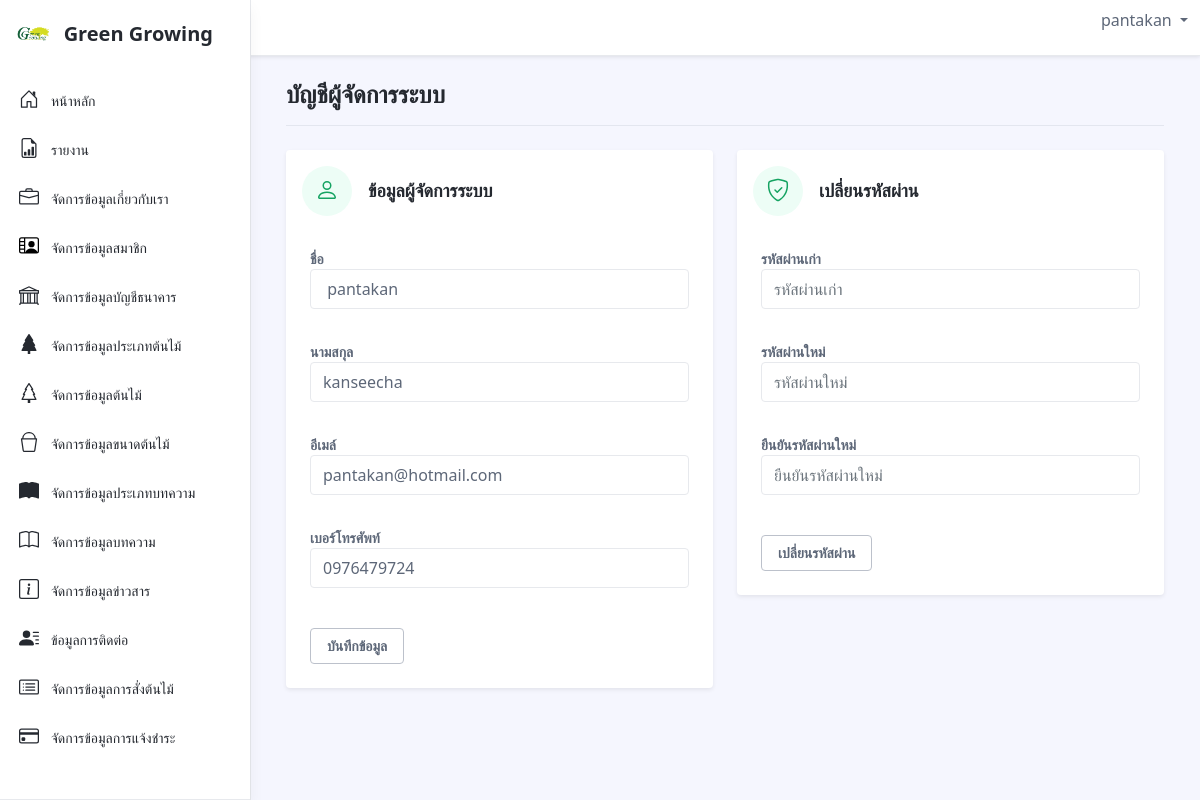
/admin/index.php?page=profile (signed in), run on the app's committed database.
### tables this page shows
CREATE TABLE `db_admin` (
  `ad_id` int(11) NOT NULL COMMENT 'รหัสผู้ใช้งาน',
  `ad_username` varchar(30) NOT NULL COMMENT 'ชื่อผู้ใช้งาน',
  `ad_password` varchar(80) NOT NULL COMMENT 'รหัสผ่าน',
  `ad_email` varchar(62) NOT NULL COMMENT 'อีเมล',
  `ad_name` varchar(100) NOT NULL COMMENT 'ชื่อ',
  `ad_lname` varchar(100) NOT NULL COMMENT 'นามสกุล',
  `ad_tel` varchar(12) NOT NULL COMMENT 'เบอร์โทรศัพท์',
  `ad_level` varchar(20) NOT NULL COMMENT 'ระดับแอดมิน'
);

### admin/profile/index.php (the view, shortened to what this page needs)
<?php
    $username = $_SESSION['user_login'];
    $sql = "SELECT * FROM db_admin WHERE ad_username = '$username'";
    $query = mysqli_query($conn, $sql);
    $result = mysqli_fetch_assoc($query);
                            ?>
<div class="row justify-content-between">
    <div class="col-auto">
        <h1 class="app-page-title mb-0">บัญชีผู้จัดการระบบ</h1>
    </div>
    <div class="col-auto">
    </div>
</div>
<hr class="mb-4">
<div class="row gy-4">
    <div class="col-12 col-lg-6">
        <form action="" method="post">
            <div class="app-card app-card-account shadow-sm d-flex flex-column align-items-start">
                <div class="app-card-header p-3 border-bottom-0">
                    <div class="row align-items-center gx-3">
                        <div class="col-auto">
                            <div class="app-icon-holder">
                            </div>
                        </div>
                        <div class="col-auto">
                            <h4 class="app-card-title">ข้อมูลผู้จัดการระบบ</h4>
                        </div>
                    </div>
                </div>
                <div class="app-card-body px-4 w-100">
                    <div class="item py-3">
                        <div class="row justify-content-between align-items-center">
                            <div class="">
                                <div class="item-label"><strong>ชื่อ</strong></div>
                                <div class="item-data"><input type="text" name="ad_name" class="form-control" value=" <?=$result['ad_name']?>"></div>
                            </div>
                        </div>
                    </div>
                    <div class="item py-3">
                        <div class="row justify-content-between align-items-center">
                            <div class="">
                                <div class="item-label"><strong>นามสกุล</strong></div>
                                <div class="item-data"><input type="text" name="ad_lname" class="form-control" value="<?=$result['ad_lname']?>"></div>
                            </div>
                        </div>
                    </div>
                    <div class="item py-3">
                        <div class="row justify-content-between align-items-center">
                            <div class="">
                                <div class="item-label"><strong>อีเมล์</strong></div>
                                <div class="item-data"><input type="text" name="ad_email" class="form-control" value="<?=$result['ad_email']?>"></div>
                            </div>
                        </div>
                    </div>
                    <div class="item py-3">
                        <div class="row justify-content-between align-items-center">
                            <div class="">
                                <div class="item-label"><strong>เบอร์โทรศัพท์</strong></div>
                                <div class="item-data"><input type="text" name="ad_tel" class="form-control" value="<?=$result['ad_tel']?>"></div>
                            </div>
                        </div>
                    </div>
                </div>
                <div class="app-card-footer p-4 mt-auto">
                    <input type="submit" class="btn app-btn-secondary" name="profile" value="บันทึกข้อมูล" />
                </div>
            </div>
        </form>
    </div>
    <div class="col-12 col-lg-6">
        <form action="" method="post">
            <div class="app-card app-card-account shadow-sm d-flex flex-column align-items-start">
                <div class="app-card-header p-3 border-bottom-0">
                    <div class="row align-items-center gx-3">
                        <div class="col-auto">
                            <div class="app-icon-holder">
                            </div>
                        </div>
                        <div class="col-auto">
                            <h4 class="app-card-title">เปลี่ยนรหัสผ่าน</h4>
                        </div>
                    </div>
                </div>
                <div class="app-card-body px-4 w-100">
                    <div class="item py-3">
                        <div class="row justify-content-between align-items-center">
                            <div class="">
                                <div class="item-label"><strong>รหัสผ่านเก่า</strong></div>
                                <div class="item-data"><input type="password" name="oldpassword" class="form-control" placeholder="รหัสผ่านเก่า"></div>
                            </div>
                        </div>
                    </div>
                    <div class="item py-3">
                        <div class="row justify-content-between align-items-center">
                            <div class="">
                                <div class="item-label"><strong>รหัสผ่านใหม่</strong></div>
                                <div class="item-data"><input type="password" name="newpassword" class="form-control" placeholder="รหัสผ่านใหม่"></div>
                            </div>
                        </div>
                    </div>
                    <div class="item py-3">
                        <div class="row justify-content-between align-items-center">
                            <div class="">
                                <div class="item-label"><strong>ยืนยันรหัสผ่านใหม่</strong></div>
                                <div class="item-data"><input type="password" name="confirmpassword" class="form-control" placeholder="ยืนยันรหัสผ่านใหม่"></div>
                            </div>
                        </div>
                    </div>
                </div>
                <div class="app-card-footer p-4 mt-auto">
                    <input type="submit" class="btn app-btn-secondary" name="changepassword" value="เปลี่ยนรหัสผ่าน" />
                </div>
            </div>
        </form>
    </div>
</div>

### data on the page
db_admin: ad_name "pantakan", ad_lname "kanseecha", ad_email "pantakan@hotmail.com", ad_tel "0976479724"

### other printed values
$_SESSION['user_login'] "pantakan"
